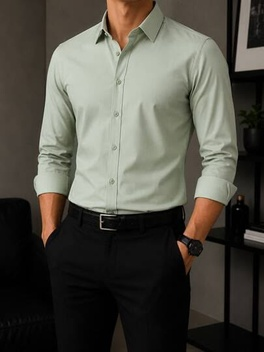
#> input picture Toofit data/Formal shirts/1257c2d10cf2c7fd0a57349255844302.jpg, 264 x 352 px, shrunk from 405 x 540 before the run, found by its file name; its folder holds 4 pictures in this run
$ python find_exact_filenames.py
#> lines starting #> are read from the running program, lines starting #| are printed output that depends on the picture
import os
from PIL import Image, ImageStat

base_dir = r"c:\Users\asus\Documents\TOOFIT_TRAILORS"

def analyze_folder(folder_path):
    print(f"\n--- Analyzing: {folder_path} ---")
    if not os.path.exists(folder_path):
        return
    for fname in sorted(os.listdir(folder_path)):
        fpath = os.path.join(folder_path, fname)
        if not fname.lower().endswith(('.jpg', '.jpeg', '.png', '.webp')):
            continue
        try:
            with Image.open(fpath) as img:
#> img is the input picture: PIL image 264x352 RGB; mean R, G, B 81.5, 79.3, 70.5
                w, h = img.size
#> w = 264; h = 352
                rgb = img.convert('RGB')
                # Top half stat
                top = rgb.crop((int(w * 0.1), int(h * 0.05), int(w * 0.9), int(h * 0.5)))
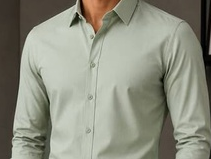
#> top: PIL image 211x159 RGB; mean R, G, B 142, 143.4, 128.9
                st = ImageStat.Stat(top)
                r, g, b = st.mean[:3]
#> r = 142; g = 143.4; b = 128.9
                print(f"{fname} ({w}x{h}): Top RGB=({r:.0f},{g:.0f},{b:.0f})")
#| 1257c2d10cf2c7fd0a57349255844302.jpg (264x352): Top RGB=(142,143,129)
        except Exception as e:
            print(f"Error {fname}: {e}")
#> pass 2 of the loop in analyze_folder, `for fname in sorted(os.listdir(folder_path)):`:
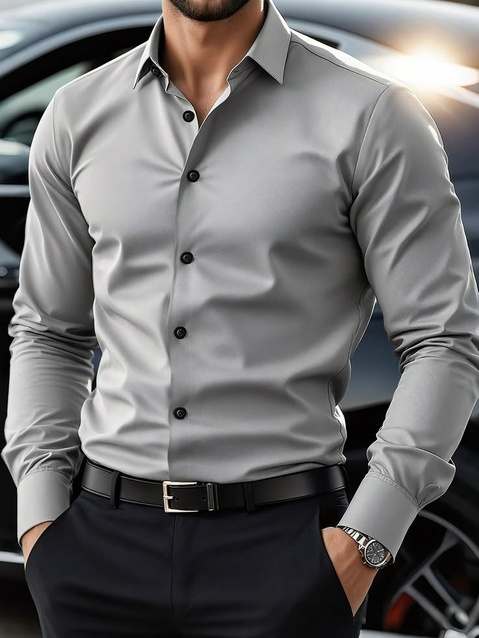
#> input picture Toofit data/Formal shirts/1cde2ad42e3cf65c0b5e23220429fa98.jpg, 479 x 638 px, shrunk from 736 x 980 before the run, found by its file name
#> in analyze_folder, img is the input picture: PIL image 479x638 RGB; mean R, G, B 110.7, 109.5, 109.6
#> in analyze_folder, `top = rgb.crop((int(w * 0.1), int(h * 0.05), int(w * 0.9), int(h * 0.5..`:
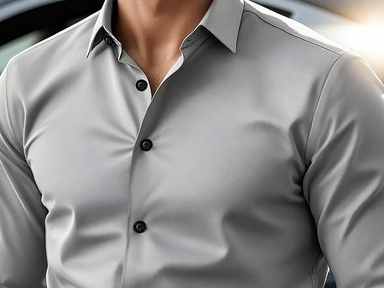
#> top: PIL image 384x288 RGB; mean R, G, B 140.8, 138.5, 137.4
#> r = 140.8; g = 138.5; b = 137.4
#| 1cde2ad42e3cf65c0b5e23220429fa98.jpg (479x638): Top RGB=(141,139,137)
#> pass 3 of the loop in analyze_folder, `for fname in sorted(os.listdir(folder_path)):`:
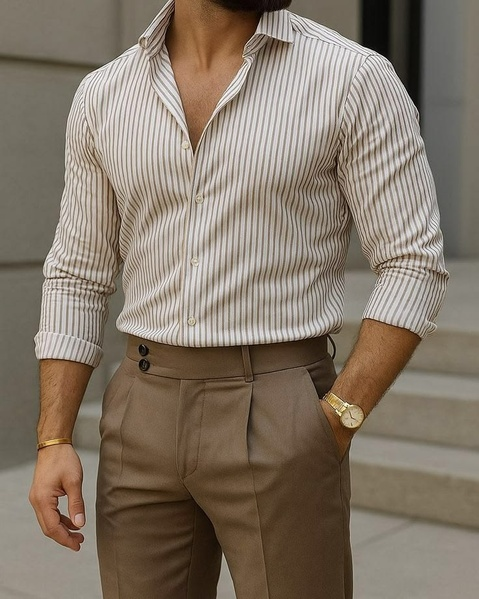
#> input picture Toofit data/Formal shirts/20ce77c9fc8cb175f7d8e49e61181284.jpg, 479 x 599 px, shrunk from 736 x 920 before the run, found by its file name
#> in analyze_folder, img is the input picture: PIL image 479x599 RGB; mean R, G, B 131.9, 119.1, 104.8
#> in analyze_folder, `top = rgb.crop((int(w * 0.1), int(h * 0.05), int(w * 0.9), int(h * 0.5..`:
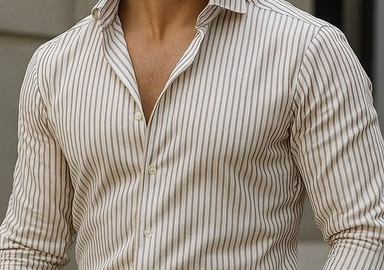
#> top: PIL image 384x270 RGB; mean R, G, B 159.5, 148.8, 137.9
#> r = 159.5; g = 148.8; b = 137.9
#| 20ce77c9fc8cb175f7d8e49e61181284.jpg (479x599): Top RGB=(160,149,138)
#> the loop made 4 passes; the first 3 are shown

analyze_folder(os.path.join(base_dir, "Toofit data", "Formal shirts"))
analyze_folder(os.path.join(base_dir, "Toofit data", "Jodhpuri"))
analyze_folder(os.path.join(base_dir, "Toofit data", "2 piece suit"))
